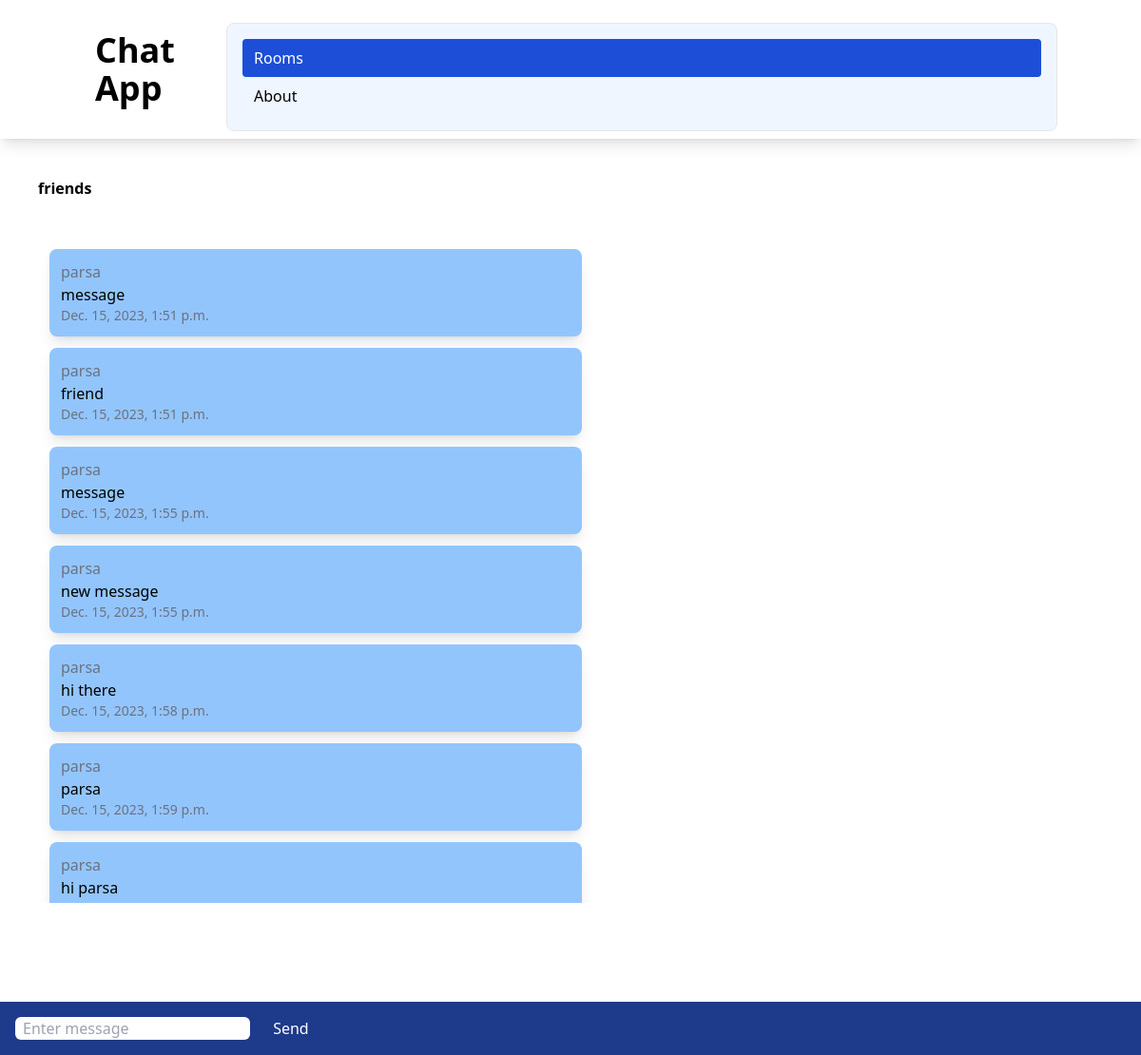
Screenshot of /rooms/friends/ with the database file from the repository.
### chatapp/models.py (models this page shows)
class Chatroom(models.Model):
    name=models.CharField(max_length=100)
    slug=models.SlugField(unique=True)

class ChatMessage(models.Model):
    user=models.ForeignKey(User,on_delete=models.CASCADE)
    room =models.ForeignKey(Chatroom,on_delete=models.CASCADE)
    message_content=models.TextField()
    date=models.DateTimeField(auto_now=True)
    class Meta:
        ordering=('date',)

### chatapp/views.py (the view)
# urls.py: path('<slug:slug>/',views.chatroom,name='chatroom'),
def chatroom(request,slug):
    chatroom=Chatroom.objects.get(slug=slug)
    messages=ChatMessage.objects.filter(room=chatroom)[0:30]
    return render(request,'chatapp/room.html',{'chatroom':chatroom,'messages':messages})

### chatapp/templates/chatapp/room.html (shortened to what this page needs)
{% extends "chatapp/base.html" %}
{% block body %}
<div class="m-10 font-bold">
{{chatroom.name}}
</div>
<div class="message-container m-10 overflow-auto h-[700px]" id="message-container">
    <div id='chat_messages'>
        {% for message in messages %}
        <div class="message shadow-lg p-3 m-3 rounded-lg w-1/2 bg-blue-300">
        <div class="text-gray-500">
            {{message.user.username}}
        </div>
            {{message.message_content}}
        <div class="text-sm text-gray-500">
            {{message.date}}
        </div>
    </div>
        {% endfor %}
    </div>
</div>
<div class="form-container fixed inset-x-0 bottom-0 bg-blue-900 p-4">
    <form method="POST">
        <input class="rounded-md px-2" id='message_input' type="text" name="message" placeholder="Enter message">
        <button class="text-white ml-5" id="send_button" type="submit">Send</button>
    </form>
</div>
{% endblock %}

### chatapp/templates/chatapp/base.html (shortened to what this page needs)
<!DOCTYPE html>
<html lang="en">
<head>
    <script src="https://cdn.tailwindcss.com"></script>
</head>
<body>
    <nav class="shadow-lg px-3 py-2">
        <div class="container flex flex-y-between-justif mx-auto">
        <a class="flex items-center" href="">
            <span class="self-center text-4xl font-semibold">Chat App</span>
        </a>
        <div class="w-full block w-auto">
            <ul class="flex flex-col p-4 mt-4 border rounded-lg border-grau-100 bg-blue-50">
                <li>
                    <a class="block py-2 pl-3 pr-4 rounded bg-blue-700 text-white" href="">Rooms</a>
                </li>
                <li>
                    <a class="block py-2 pl-3 pr-4 rounded " href="">About</a>
                </li>
            </ul>
        </div>
        </div>
    </nav>
    {% block body %}
    {% endblock %}
</body>
</html>

### rows the page displays
Chatroom: name "friends"
ChatMessage: user.username "parsa", message_content "message", date "Dec. 15, 2023, 1:51 p.m."
ChatMessage: user.username "parsa", message_content "friend", date "Dec. 15, 2023, 1:51 p.m."
ChatMessage: user.username "parsa", message_content "message", date "Dec. 15, 2023, 1:55 p.m."
ChatMessage: user.username "parsa", message_content "new message", date "Dec. 15, 2023, 1:55 p.m."
ChatMessage: user.username "parsa", message_content "hi there", date "Dec. 15, 2023, 1:58 p.m."
ChatMessage: user.username "parsa", message_content "parsa", date "Dec. 15, 2023, 1:59 p.m."
ChatMessage: user.username "parsa", message_content "hi parsa"
